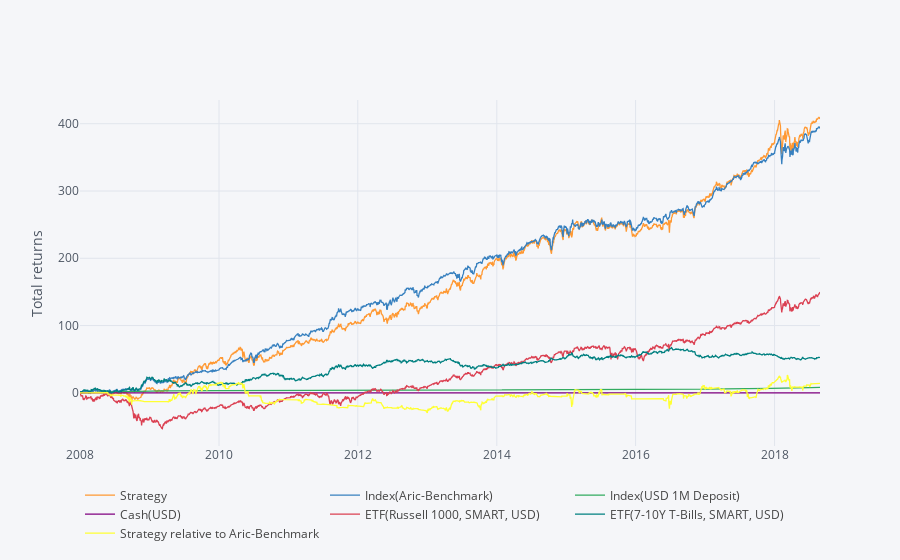

Notebook code cell kept with this figure:
### Code cell
daily_ret = pd.concat(levels).sort_index().fillna(0)
cumulative_performance = (1 + daily_ret).cumprod() - 1
cumulative_performance *= 100

aric = cumulative_performance.columns[1]
cumulative_performance['Strategy relative to Aric-Benchmark'] = cumulative_performance['Strategy'] - cumulative_performance[aric]


# Visualizations.
cumulative_performance.iplot(
    legend={'orientation': 'h'},
    yTitle='Total returns',
)

### Figure 1 — Plotly figure (JSON) as saved in the notebook; plotly's stock layout.template omitted (floating-point values rounded to 4 significant figures; data arrays with more than 128 entries replaced by an {"elided": "..."} marker saying what was removed)
{"data": [{"line": {"color": "rgba(255, 153, 51, 1.0)", "dash": "solid", "shape": "linear", "width": 1.3}, "mode": "lines", "name": "Strategy", "text": "", "type": "scatter", "uid": "1ecce8b9-34e7-4881-8875-2f568842ceae", "x": {"elided": "2771 str values"}, "y": {"elided": "2771 float values"}}, {"line": {"color": "rgba(55, 128, 191, 1.0)", "dash": "solid", "shape": "linear", "width": 1.3}, "mode": "lines", "name": "Index(Aric-Benchmark)", "text": "", "type": "scatter", "uid": "efcf6510-887e-4531-8a0b-b677fe4daa42", "x": {"elided": "2771 str values"}, "y": {"elided": "2771 float values"}}, {"line": {"color": "rgba(50, 171, 96, 1.0)", "dash": "solid", "shape": "linear", "width": 1.3}, "mode": "lines", "name": "Index(USD 1M Deposit)", "text": "", "type": "scatter", "uid": "32ce57e9-5646-4d43-a13a-710d8eeedab8", "x": {"elided": "2771 str values"}, "y": {"elided": "2771 float values"}}, {"line": {"color": "rgba(128, 0, 128, 1.0)", "dash": "solid", "shape": "linear", "width": 1.3}, "mode": "lines", "name": "Cash(USD)", "text": "", "type": "scatter", "uid": "c77007f7-0487-4bec-9435-5b09dd716bf1", "x": {"elided": "2771 str values"}, "y": {"elided": "2771 int values"}}, {"line": {"color": "rgba(219, 64, 82, 1.0)", "dash": "solid", "shape": "linear", "width": 1.3}, "mode": "lines", "name": "ETF(Russell 1000, SMART, USD)", "text": "", "type": "scatter", "uid": "5448f88c-c5c7-415a-99a5-4f0e897524b6", "x": {"elided": "2771 str values"}, "y": {"elided": "2771 float values"}}, {"line": {"color": "rgba(0, 128, 128, 1.0)", "dash": "solid", "shape": "linear", "width": 1.3}, "mode": "lines", "name": "ETF(7-10Y T-Bills, SMART, USD)", "text": "", "type": "scatter", "uid": "804c20ac-7c9e-4355-a328-73972a901e95", "x": {"elided": "2771 str values"}, "y": {"elided": "2771 float values"}}, {"line": {"color": "rgba(255, 255, 51, 1.0)", "dash": "solid", "shape": "linear", "width": 1.3}, "mode": "lines", "name": "Strategy relative to Aric-Benchmark", "text": "", "type": "scatter", "uid": "9f927f87-fadc-44ab-8e84-66cf81a89656", "x": {"elided": "2771 str values"}, "y": {"elided": "2771 float values"}}], "layout": {"legend": {"orientation": "h"}, "paper_bgcolor": "#F5F6F9", "plot_bgcolor": "#F5F6F9", "showlegend": true, "title": {"font": {"color": "#4D5663"}}, "xaxis": {"gridcolor": "#E1E5ED", "showgrid": true, "tickfont": {"color": "#4D5663"}, "title": {"font": {"color": "#4D5663"}, "text": ""}, "zerolinecolor": "#E1E5ED"}, "yaxis": {"gridcolor": "#E1E5ED", "showgrid": true, "tickfont": {"color": "#4D5663"}, "title": {"font": {"color": "#4D5663"}, "text": "Total returns"}, "zerolinecolor": "#E1E5ED"}}}
